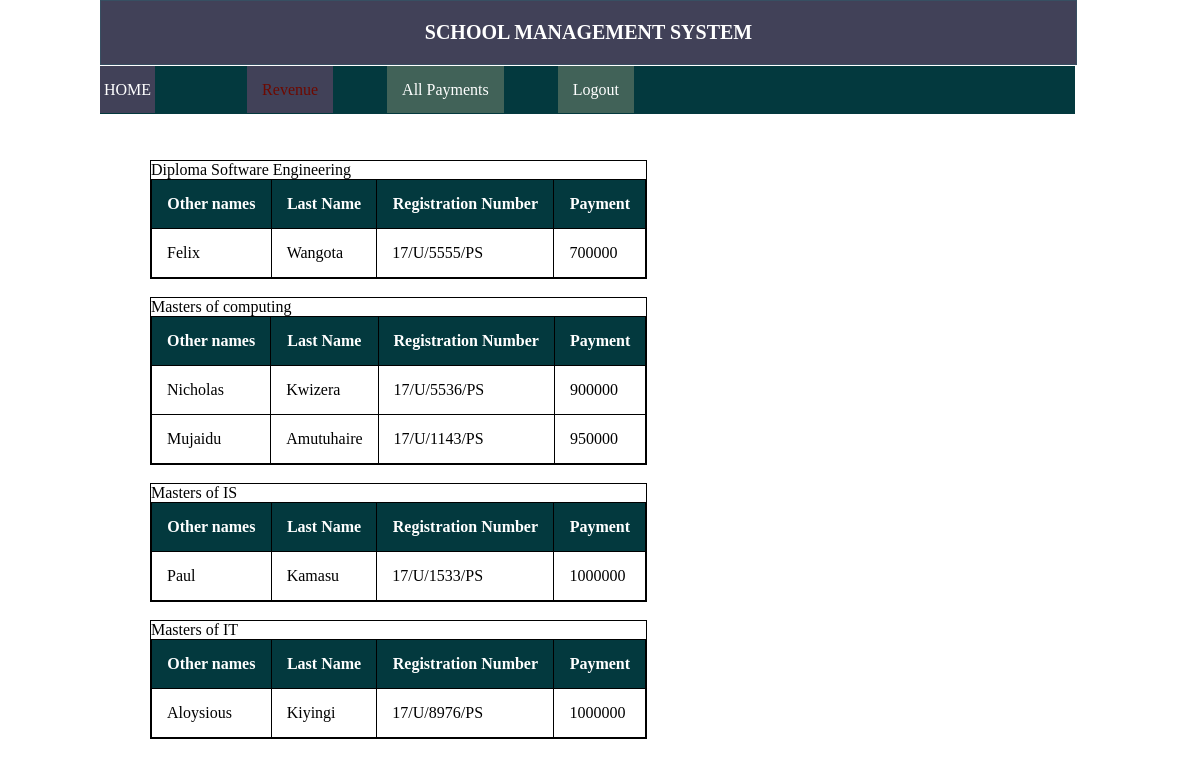
Page /account1.php on the earlier database version.
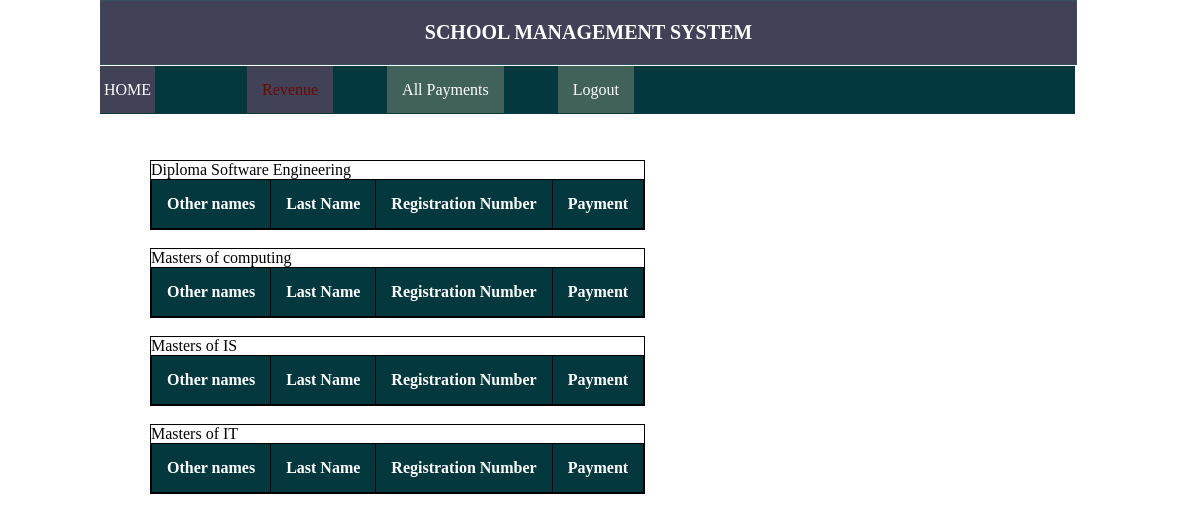
Same page on the later database version.
### tables this page shows
CREATE TABLE IF NOT EXISTS `diploma_softawre_engineering` (
  `Othernames` varchar(20) NOT NULL,
  `LastName` varchar(20) NOT NULL,
  `RegistrationNo` varchar(100) NOT NULL,
  `Payment` int(11) NOT NULL,
  `CS 505 Advanced Programming` varchar(50) NOT NULL,
  `CS 506 Contemporary Issues in Computing` varchar(50) NOT NULL,
  `CS 511 Information Security` varchar(50) NOT NULL,
  `TM 500 Research Methods` varchar(50) NOT NULL,
  PRIMARY KEY (`RegistrationNo`)
);

CREATE TABLE IF NOT EXISTS `masters_of_computing` (
  `OtherNames` varchar(20) NOT NULL,
  `LastName` varchar(20) NOT NULL,
  `RegistrationNo` varchar(100) NOT NULL,
  `Payment` int(11) NOT NULL,
  `CS 505 Advanced Programming` varchar(20) NOT NULL,
  `CS 506 Contemporary Issues in Computing` varchar(20) NOT NULL DEFAULT '%',
  `CS 507 Machine Learning` varchar(20) NOT NULL DEFAULT '%',
  `TM 500 Research Methods` varchar(20) NOT NULL DEFAULT '%',
  `SE 500 Software Design & Modeling` varchar(20) NOT NULL DEFAULT '%',
  PRIMARY KEY (`RegistrationNo`)
);

CREATE TABLE IF NOT EXISTS `masters_of_is` (
  `LastName` varchar(20) NOT NULL,
  `OtherNames` varchar(20) DEFAULT NULL,
  `RegistrationNo` varchar(100) NOT NULL,
  `Payment` int(11) NOT NULL,
  `CS 600 Advanced Programming` varchar(10) NOT NULL,
  `CS 601 Contemporary Issues in Computing` varchar(11) NOT NULL,
  `CS 602 Machine Learning` varchar(11) NOT NULL,
  `TM 500 Research Methods` varchar(11) NOT NULL,
  `SE 600 Software Design & Modeling` varchar(11) NOT NULL,
  PRIMARY KEY (`RegistrationNo`)
);

CREATE TABLE IF NOT EXISTS `masters_of_it` (
  `LastName` varchar(20) NOT NULL,
  `OtherNames` varchar(20) NOT NULL,
  `RegistrationNo` varchar(100) NOT NULL,
  `Payment` int(11) NOT NULL,
  `IT 501 Electronic Commerce Technologies` varchar(10) NOT NULL,
  `CS 508 Cell phone Applications Development` varchar(10) NOT NULL,
  `CS 509 Mobile Cloud Computing` varchar(10) NOT NULL,
  `NW 500 Unified Communications Design` varchar(10) DEFAULT NULL,
  `CS 510 Cryptosystems` varchar(10) DEFAULT NULL,
  PRIMARY KEY (`RegistrationNo`)
);

### account1.php (the view, shortened to what this page needs)
<?php
$conn = mysqli_connect("localhost", "root", "", "sms");
  $sql = " SELECT * FROM diploma_softawre_engineering;";
    $result = $conn->query($sql);
?>
<?php
$connn = mysqli_connect("localhost", "root", "", "sms");
  $sqls = " SELECT * FROM masters_of_computing;";
    $results = $connn->query($sqls);
?>
<?php
$w = mysqli_connect("localhost", "root", "", "sms");
  $s = " SELECT * FROM masters_of_is;";
    $m = $w->query($s);
?>
<?php
$connection = mysqli_connect("localhost", "root", "", "sms");
  $msql = " SELECT * FROM masters_of_it;";
    $re = $connection->query($msql);
?>
<!DOCTYPE html>
    <html>
        <head>
            <link rel="stylesheet" type="text/css" href="account.css">
        </head>
        <body>
            <div class="whole">
                <header><h4>SCHOOL MANAGEMENT SYSTEM</h4></header>
                <div class="menu">
                <a href="account.php" class="link2">HOME</a>
                    <span class="chosen">Revenue</span>
                     <a href="account2.php" class="link1">All Payments</a>
                    <a href="home.php" class="link1">Logout</a>
                </div>
                <div class="info">
                    <div id="t1"><table>
                         <p>Diploma Software Engineering</p>
                         <tr>
                            <th>Other names</th>
                             <th>Last Name</th>
                             <th>Registration Number</th>
                             <th>Payment</th>
                         </tr>
                     <?php
                     if($result->num_rows > 0){
                         while($row = $result->fetch_assoc()){
                             ?>
                     <tr>
                        <td><?php echo $row['Othernames'];?></td>
                        <td><?php  echo $row['LastName']; ?></td>
                        <td><?php echo $row['RegistrationNo']; ?></td>
                        <td><?php  echo $row['Payment']; ?> </td>
                     </tr>
                     <?php
                         }
                     }
                     else
                     {
                         ?>
                         <?php
                     }
                     ?>
                     </table></div><br>
                      <div id="t2"><table>
                         <p>Masters of computing </p>
                         <tr>
                            <th>Other names</th>
                             <th>Last Name</th>
                             <th>Registration Number</th>
                             <th>Payment</th>
                         </tr>
                     <?php
                     if($results->num_rows > 0){
                         while($rows = $results->fetch_assoc()){
                             ?>
                     <tr>
                        <td><?php echo $rows['OtherNames'];?></td>
                        <td><?php  echo $rows['LastName']; ?></td>
                        <td><?php echo $rows['RegistrationNo']; ?></td>
                        <td><?php  echo $rows['Payment']; ?> </td>
                     </tr>
                     <?php
                         }
                     }
                     else
                     {
                         ?>
                         <?php
                     }
                     ?>
                     </table></div><br>
                        <div id="t3"><table>
                         <p>Masters of IS </p>
                         <tr>
                            <th>Other names</th>
                             <th>Last Name</th>
                             <th>Registration Number</th>
                             <th>Payment</th>
                         </tr>
                     <?php
                     if($m->num_rows > 0){
                         while($k = $m->fetch_assoc()){
                             ?>
                     <tr>
                        <td><?php echo $k['OtherNames'];?></td>
                        <td><?php  echo $k['LastName']; ?></td>
                        <td><?php echo $k['RegistrationNo']; ?></td>
                        <td><?php  echo $k['Payment']; ?> </td>
                     </tr>
                     <?php
                         }
                     }
                     else
                     {
                         ?>
                         <?php
                     }
                     ?>
                     </table></div><br>
                        <div id="t4"><table>
                         <p>Masters of IT </p>
                         <tr>
                            <th>Other names</th>
                             <th>Last Name</th>
                             <th>Registration Number</th>
                             <th>Payment</th>
                         </tr>
                     <?php
                     if($re->num_rows > 0){
                         while($ro = $re->fetch_assoc()){
                             ?>
                     <tr>
                        <td><?php echo $ro['OtherNames'];?></td>
                        <td><?php  echo $ro['LastName']; ?></td>
                        <td><?php echo $ro['RegistrationNo']; ?></td>
                        <td><?php  echo $ro['Payment']; ?> </td>
                     </tr>
                     <?php
                         }
                     }
                     else
                     {
                         ?>
                         <?php
                     }
                     ?>
                     </table></div><br>
                </div>
            </div>
        </body>
    </html>

### account.css (style rules this page uses)
body, button,a, h1, h2, h3, h4, h5, h6, p, div,span { padding: 0px; margin: 0px; text-indent: 0px; outline: 0; }
a { color: black; text-decoration: none; }
header { background-color:#414158 ; text-align: center; color: white; font-size: 20px; font-weight: 200; padding: 20px; border: 1px solid #374f62; width: 935px; top: 0px; z-index: 1; position: fixed; }
.whole { border: none; width: 1000px; margin: 0px auto; background-color: #ffffff; }
.menu { margin-top: 66px; width: 975px; padding: 15px 0; position:fixed; z-index: 1; background-color:#03393e; }
.menu .link1, .menu .chosen { position: relative; margin-right:50px; padding: 15px; background-color: #416258; border-radius: 0px; color: white; }
.menu .link2 { margin-left: 0px; border-radius: 0px; margin-right: 88px; padding: 15px 4px; top: 10px; background-color:#414158; color: white; }
.menu .chosen { background-color:#414158; color:#6e0900; }
.info { margin-left: 50px; position:absolute; top:160px; }
table { border-collapse: collapse; width: 100%; height: 100%; }
table, td, th { border: 1px solid black; }
th { background-color:#03393e ; color: white; }
td,th { height: 40px; padding: 15px; }
#t1 td, #t1 th, #t2 td, #t2 th, #t3 td, #t3 th, #t4 td, #t4 th { height: 10px; padding: 15px; }
#t1, #t2, #t3, #t4 { border: 1px solid black; }

Differences in the rows shown:
removed diploma_softawre_engineering: Othernames "Felix", LastName "Wangota", RegistrationNo "17/U/5555/PS", Payment "700000"
removed masters_of_computing: OtherNames "Nicholas", LastName "Kwizera", RegistrationNo "17/U/5536/PS", Payment "900000"
removed masters_of_computing: OtherNames "Mujaidu", LastName "Amutuhaire", RegistrationNo "17/U/1143/PS", Payment "950000"
removed masters_of_is: OtherNames "Paul", LastName "Kamasu", RegistrationNo "17/U/1533/PS", Payment "1000000"
removed masters_of_it: OtherNames "Aloysious", LastName "Kiyingi", RegistrationNo "17/U/8976/PS", Payment "1000000"
